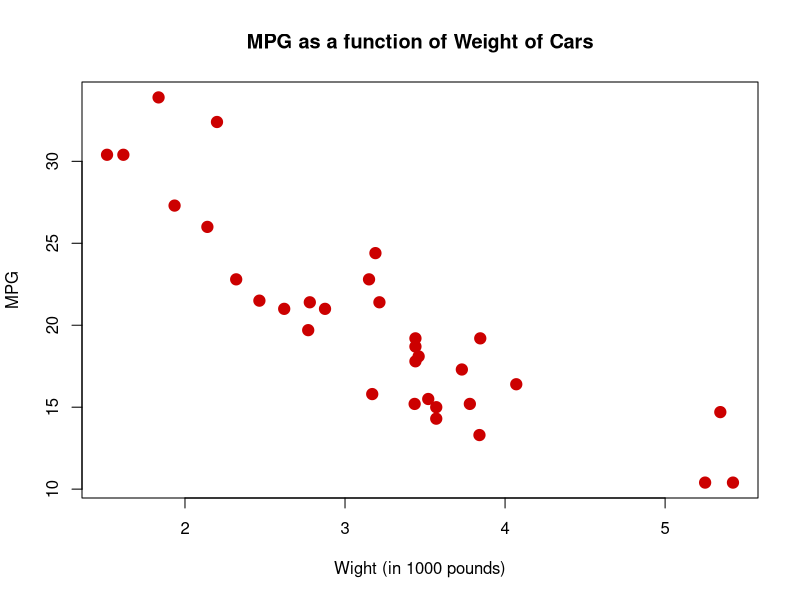

Source code (R):
# Usign Mtcars dataset

# Basic X-Y plot for two quantitative variables
plot(mtcars$wt, mtcars$mpg,
  pch = 19, # Solid circle
  cex = 1.5, # Make 150% size
  col = "#cc0000",
  main = "MPG as a function of Weight of Cars",
  xlab = "Wight (in 1000 pounds)",
  ylab = "MPG"
)
